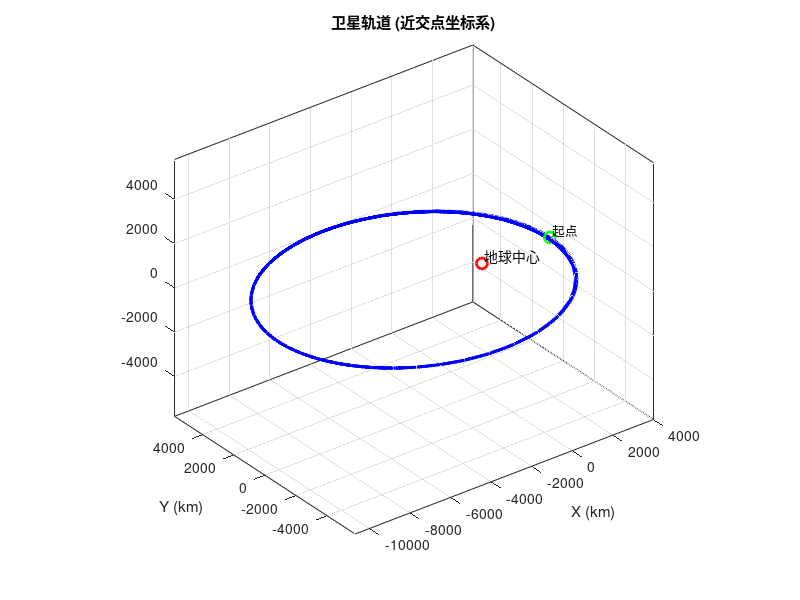

This figure's MATLAB source:
%---这是近焦点转地心惯性坐标系在转化回去近焦点---%




a = 6700;
e = 0.5;
i = deg2rad(30);
Omega = deg2rad(30);
omega = deg2rad(30);



t = 0:100000:1000000000;
n = sqrt(1 / (a^3));

M = n * t;
E = M;
for iter = 1:10
    E = M + e * sin(E);
end

theta = 2 * atan(sqrt((1 + e) / (1 - e)) * tan(E / 2));
r = a * (1 - e^2) ./ (1 + e * cos(theta));

r_pqw = [r .* cos(theta); 
         r .* sin(theta); 
         zeros(size(r))];

R = [
    cos(Omega)*cos(omega) - sin(Omega)*sin(omega)*cos(i), ...
    -cos(Omega)*sin(omega) - sin(Omega)*cos(omega)*cos(i), ...
    sin(Omega)*sin(i);
    sin(Omega)*cos(omega) + cos(Omega)*sin(omega)*cos(i), ...
    -sin(Omega)*sin(omega) + cos(Omega)*cos(omega)*cos(i), ...
    -cos(Omega)*sin(i);
    sin(omega)*sin(i), ...
    cos(omega)*sin(i), ...
    cos(i)
];

r_inertial = R * r_pqw;
R_inv = R';
r_pqw_recovered = R_inv * r_inertial;

figure('Position', [100, 100, 800, 600]);
hold on;
plot(r_pqw_recovered(1, :), r_pqw_recovered(2, :), 'b-', 'LineWidth', 2);
grid on;
xlabel('X (km)');
ylabel('Y (km)');
title('卫星轨道 (近交点坐标系)');
axis equal;
box on;

plot(0, 0, 'ro', 'MarkerSize', 8, 'LineWidth', 2);
text(0, 0, ' 地球中心', 'FontSize', 10, 'VerticalAlignment', 'bottom');

plot(r_pqw_recovered(1, 1), r_pqw_recovered(2, 1), 'go', 'MarkerSize', 8, 'LineWidth', 2);
text(r_pqw_recovered(1, 1), r_pqw_recovered(2, 1), ' 起点', 'FontSize', 9, 'VerticalAlignment', 'bottom');

view(3);
camlight('left');
lighting gouraud;
hold off;
